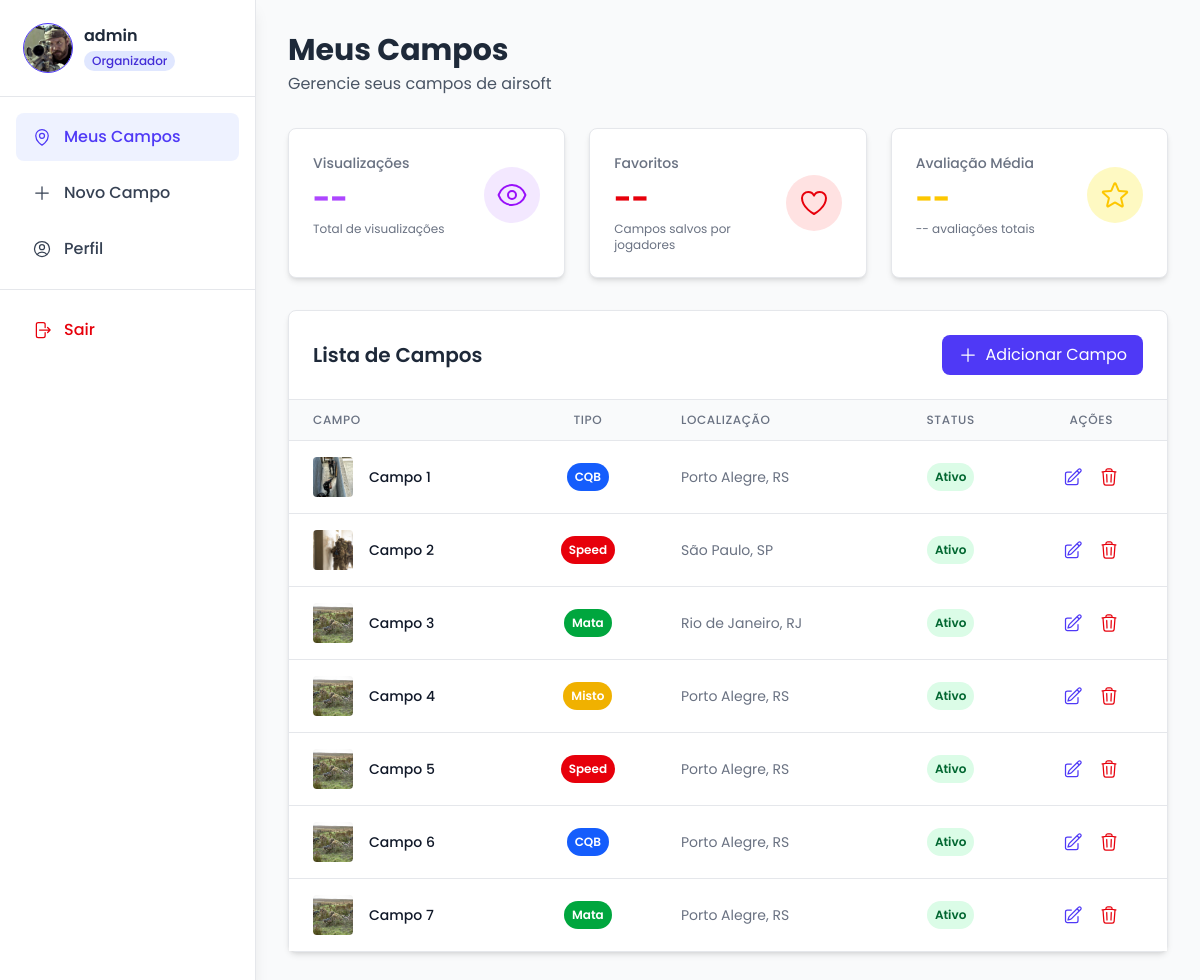
/organizador/painel/meus_campos/ (signed in), run on the app's committed database.
### organizers/models.py (models this page shows, shortened)
class Organizer(AbstractUser):
    username = models.CharField(max_length=150, blank=False, null=False)
    email = models.EmailField(max_length=100, validators=[validate_email], unique=True)
    phone = models.CharField(validators=[
        MinLengthValidator(15),
        MaxLengthValidator(15)],
        verbose_name="Telefone",
        null=True,
        blank=True)
    profile_photo = models.ImageField(
        upload_to='profile_photos/',
        verbose_name="Foto",
        null=True,
        blank=True)
    class Meta:
        verbose_name = "Organizador"
        verbose_name_plural = "Organizadores"
        constraints = [
            models.CheckConstraint(check=~Q(username=''), name='organizer_username_not_empty'),
            models.CheckConstraint(check=~Q(email=''), name='organizer_email_not_empty'),
        ]

### fields/models.py (models this page shows, shortened)
class Field(models.Model):
    FIELD_TYPE_CHOICES = [
        ('CQB', 'CQB'),
        ('MATA', 'Mata'),
        ('MISTO', 'Misto'),
        ('SPEED', 'Speed'),
    ]
    field_name = models.CharField(max_length=200, verbose_name="Nome do campo", blank=False, null=False)
    field_type = models.CharField(max_length=10, choices=FIELD_TYPE_CHOICES, verbose_name="Tipo de Campo", blank=False, null=False)
    address = models.TextField(verbose_name="Endereço", blank=False, null=False)
    state = models.CharField(max_length=100, verbose_name="Estado", blank=False, null=False)
    state_abbreviation = models.CharField(max_length=2, verbose_name="Abreviação do Estado", blank=False, null=False)
    city = models.CharField(max_length=100, verbose_name="Cidade", blank=False, null=False)
    phone = models.CharField(validators=[
        MinLengthValidator(15),
        MaxLengthValidator(15)],
        verbose_name="Telefone", blank=False, null=False)
    description = models.TextField(validators=[MinLengthValidator(60)], verbose_name="Descrição", blank=False, null=False)
    operating_hours = models.TextField(verbose_name="Horário de funcionamento", blank=False, null=False)
    visible = models.BooleanField(default=True, verbose_name="Visível", blank=False, null=False)
    organizer = models.ForeignKey(settings.AUTH_USER_MODEL, on_delete=models.CASCADE, verbose_name="Organizador", blank=False, null=False)
    class Meta:
        verbose_name = "Campo"
        verbose_name_plural = "Campos"
        constraints = [
            models.CheckConstraint(check=~Q(field_name=''), name='field_field_name_not_empty'),
            models.CheckConstraint(check=~Q(address=''), name='field_address_not_empty'),
            models.CheckConstraint(check=~Q(state=''), name='field_state_not_empty'),
            models.CheckConstraint(check=~Q(state_abbreviation=''), name='field_state_abbrev_not_empty'),
            models.CheckConstraint(check=~Q(city=''), name='field_city_not_empty'),
            models.CheckConstraint(check=~Q(phone=''), name='field_phone_not_empty'),
            models.CheckConstraint(check=~Q(description=''), name='field_description_not_empty'),
            models.CheckConstraint(check=~Q(operating_hours=''), name='field_operating_hours_not_empty'),
        ]

class FieldPhoto(models.Model):
    field = models.ForeignKey(Field, on_delete=models.CASCADE, related_name='photos', verbose_name="Campo", blank=False, null=False)
    photo = models.ImageField(upload_to='field_photos/', verbose_name="Foto", blank=False, null=False)
    class Meta:
        verbose_name = "Foto do campo"
        verbose_name_plural = "Fotos dos campos"

### organizers/views/organizer_area.py (the view)
@login_required()
def my_fields(request):
    user_fields = Field.objects.filter(organizer=request.user)
    return render(request, "organizers/organizer_area/my_fields.html", {'user_fields': user_fields})

### organizers/templates/organizers/organizer_area/my_fields.html (shortened to what this page needs)
{% extends "organizers/organizer_area/base.html" %}
{% load static %}
{% block content %}
<main class="lg:ml-64 min-h-screen p-4 md:p-8">
  <header class="mb-8 mt-12 lg:mt-0 flex flex-row justify-between items-center">
    <div>
      <h1 class="text-2xl md:text-3xl font-bold text-gray-800">Meus Campos</h1>
      <p class="text-gray-600 mt-1">Gerencie seus campos de airsoft</p>
    </div>
  </header>
<div class="grid grid-cols-1 md:grid-cols-3 gap-4 md:gap-6 mb-8">
  <div class="bg-white rounded-lg shadow-md p-6 border border-gray-200">
    <div class="flex items-center justify-between">
      <div>
        <p class="text-gray-500 text-sm font-medium">Visualizações</p>
        <h3 class="text-3xl font-bold text-purple-500 mt-2">--</h3>
        <p class="text-xs text-gray-500 mt-1">Total de visualizações</p>
      </div>
      <div class="bg-purple-100 p-3 rounded-full">
      </div>
    </div>
  </div>
  <div class="bg-white rounded-lg shadow-md p-6 border border-gray-200">
    <div class="flex items-center justify-between">
      <div>
        <p class="text-gray-500 text-sm font-medium">Favoritos</p>
        <h3 class="text-3xl font-bold text-red-600 mt-2">--</h3>
        <p class="text-xs text-gray-500 mt-1">Campos salvos por jogadores</p>
      </div>
      <div class="bg-red-100 p-3 rounded-full">
      </div>
    </div>
  </div>
  <div class="bg-white rounded-lg shadow-md p-6 border border-gray-200">
    <div class="flex items-center justify-between">
      <div>
        <p class="text-gray-500 text-sm font-medium">Avaliação Média</p>
        <h3 class="text-3xl font-bold text-yellow-400 mt-2">--</h3>
        <p class="text-xs text-gray-500 mt-1">-- avaliações totais</p>
      </div>
      <div class="bg-yellow-100 p-3 rounded-full">
      </div>
    </div>
  </div>
</div>
  <div class="bg-white rounded-lg shadow-md border border-gray-200">
    <div
      class="p-6 border-b border-gray-200 flex flex-col sm:flex-row sm:items-center sm:justify-between gap-4"
    >
      <h2 class="text-xl font-semibold text-gray-800">Lista de Campos</h2>
      <a href={% url 'new_field' %} class="inline-flex items-center justify-center gap-2 px-4 py-2 bg-indigo-600 text-white rounded-lg hover:bg-indigo-700 transition-colors">
        <svg
          xmlns="http://www.w3.org/2000/svg"
          fill="none"
          viewBox="0 0 24 24"
          stroke-width="1.5"
          stroke="currentColor"
          class="size-5"
        >
          <path
            stroke-linecap="round"
            stroke-linejoin="round"
            d="M12 4.5v15m7.5-7.5h-15"
          />
        </svg>
        Adicionar Campo
      </a>
    </div>
    <div class="overflow-x-auto">
      <table class="w-full">
        <thead class="bg-gray-50 border-b border-gray-200">
          <tr>
            <th
              class="px-6 py-3 text-left text-xs font-medium text-gray-500 uppercase tracking-wider"
            >
              Campo
            </th>
            <th
              class="px-6 py-3 text-center text-xs font-medium text-gray-500 uppercase tracking-wider"
            >
              Tipo
            </th>
            <th
              class="px-6 py-3 text-left text-xs font-medium text-gray-500 uppercase tracking-wider"
            >
              Localização
            </th>
            <th
              class="px-6 py-3 text-center text-xs font-medium text-gray-500 uppercase tracking-wider"
            >
              Status
            </th>
            <th
              class="px-6 py-3 text-center text-xs font-medium text-gray-500 uppercase tracking-wider"
            >
              Ações
            </th>
          </tr>
        </thead>
        <tbody class="bg-white divide-y divide-gray-200">
          {% if user_fields %}
            {% for field in user_fields %}
              <tr class="hover:bg-gray-50 transition-colors">
                <td class="px-6 py-4 whitespace-nowrap">
                  <div class="flex items-center">
                    <img
                      class="h-10 w-10 rounded object-cover"
                      src="{{ field.photos.first.photo.url }}"
                      alt="Campo"
                    />
                    <div class="ml-4">
                      <div class="text-sm font-medium text-gray-900">
                        {{ field.field_name }}
                      </div>
                    </div>
                  </div>
                </td>
                <td class="px-6 py-4 whitespace-nowrap text-center">
                  <span
                    class="px-2 py-1 inline-flex text-xs leading-5 font-semibold rounded-full text-white
                    {% if field.field_type == 'MISTO' %}
                    bg-yellow-500
                    {% elif field.field_type == 'MATA' %}
                    bg-green-600
                    {% elif field.field_type == 'CQB' %}
                    bg-blue-600
                    {% elif field.field_type == 'SPEED' %}
                    bg-red-600
                    {% endif %}"
                  >
                    {{ field.get_field_type_display }}
                  </span>
                </td>
                <td class="px-6 py-4 whitespace-nowrap text-sm text-gray-500">
                  {{  field.city }}, {{ field.state_abbreviation }}
                </td>
                <td class="px-6 py-4 whitespace-nowrap text-center">
                  <span
                    class="px-2 py-1 inline-flex text-xs leading-5 font-semibold rounded-full
                    {% if field.visible == True %}
                     bg-green-100 text-green-800
                    {% else %}
                     bg-red-100 text-red-800
                    {% endif %}
                    "
                  >
                    {% if field.visible == True %}
                      Ativo
                    {% else %}
                      Inativo
                    {% endif %}
                  </span>
                </td>
                <td class="px-6 py-4 whitespace-nowrap text-sm font-medium">
                  <div class="flex items-center justify-center gap-2">
                    <button
                      data-field-id="{{ field.id }}"
                      data-field-status="{{ field.visible }}"
                      data-field-name="{{ field.field_name }}"
                      data-field-type="{{ field.field_type }}"
                      data-field-phone="{{ field.phone }}"
                      data-field-address="{{ field.address }}"
                      data-field-state="{{ field.state }}"
                      data-field-city="{{ field.city }}"
                      data-field-description="{{ field.description }}"
                      data-field-hours="{{ field.operating_hours }}"
                      data-field-photo="{{ field.photos.first.photo.url }}"
                      class="edit-field text-indigo-600 hover:text-indigo-900 p-1 hover:bg-indigo-50 hover:cursor-pointer rounded-full transition-colors"
                    >
                    </button>
                    <button
                    data-field-name="{{ field.field_name }}"
                    data-field-id="{{ field.id }}"
                    class="delete-field text-red-600 hover:text-red-900 p-1 hover:bg-red-50 hover:cursor-pointer rounded-full transition-colors"
                    >
                    </button>
                  </div>
                </td>
              </tr>
            {% endfor %}
          {% else %}
            <tr>
              <td colspan="5" class="px-6 py-4 whitespace-nowrap text-center text-sm text-gray-500">
                Você ainda não adicionou nenhum campo. Clique em "Adicionar Campo" para começar.
              </td>
            </tr>
          {% endif %}
        </tbody>
      </table>
    </div>
  </div>
</main>
{% endblock %}

### organizers/templates/organizers/organizer_area/base.html (shortened to what this page needs)
{% load static %}
<!DOCTYPE html>
<html lang="pt-br">
  <head>
    <link rel="stylesheet" href="{% static 'css/output.css' %}" />
  </head>
  <body class="font-[Poppins] bg-gray-50">
    <aside
      id="sidebar"
      class="overflow-y-auto fixed top-0 left-0 h-full w-64 bg-white border-r border-gray-200 shadow-lg transform -translate-x-full lg:translate-x-0 transition-transform duration-300 ease-in-out z-40"
    >
      <div class="p-6 border-b border-gray-200">
        <div class="flex items-center gap-3">
          <div class="relative">
            <div class="w-12 h-12 outline-1 outline-indigo-600 rounded-full bg-indigo-100 flex items-center justify-center text-indigo-600">
              <img src="
              {% if user.profile_photo %}
                {{ user.profile_photo.url }}
              {% else %}
                {% static 'img/default_photo.svg' %}
              {% endif %}"
              alt="Foto de perfil" class="{% if user.profile_photo %} w-full h-full {% else %} size-8 {% endif %} rounded-full object-cover" />
            </div>
          </div>
          <div class="flex-1 min-w-0">
            <h3 class="font-semibold text-gray-800 truncate">
              {{ user.username }}
            </h3>
            <span
              class="inline-block px-2 py-0.5 text-xs font-medium bg-indigo-100 text-indigo-700 rounded-full"
              >Organizador</span
            >
          </div>
        </div>
      </div>
      <nav class="p-4 flex-1">
        <ul class="space-y-2">
          <li>
            <a
              href="{% url 'my_fields' %}"
              class="{% if request.resolver_match.url_name == 'my_fields' %}text-indigo-600 bg-indigo-50{% endif %} flex items-center gap-3 px-4 py-3 rounded-lg text-gray-700 hover:bg-indigo-50 hover:text-indigo-600 transition-colors group"
            >
              <span class="font-medium">Meus Campos</span>
            </a>
          </li>
          <li>
            <a
              href="{% url 'new_field' %}"
              class="{% if request.resolver_match.url_name == 'new_field' %}text-indigo-600 bg-indigo-50{% endif %} flex items-center gap-3 px-4 py-3 rounded-lg text-gray-700 hover:bg-indigo-50 hover:text-indigo-600 transition-colors group"
            >
              <svg
                xmlns="http://www.w3.org/2000/svg"
                fill="none"
                viewBox="0 0 24 24"
                stroke-width="1.5"
                stroke="currentColor"
                class="size-5 group-hover:text-indigo-600"
              >
                <path
                  stroke-linecap="round"
                  stroke-linejoin="round"
                  d="M12 4.5v15m7.5-7.5h-15"
                />
              </svg>
              <span class="font-medium">Novo Campo</span>
            </a>
          </li>
          <li>
            <a
              href="{% url 'my_profile' %}"
              class=" flex items-center gap-3 px-4 py-3 rounded-lg text-gray-700 hover:bg-indigo-50 hover:text-indigo-600 transition-colors group"
            >
              <span class="font-medium">Perfil</span>
            </a>
          </li>
        </ul>
      </nav>
      <div class="p-4 border-t border-gray-200">
        <a
          href="{% url 'signOut' %}"
          class="flex items-center gap-3 px-4 py-3 rounded-lg text-red-600 hover:bg-red-50 transition-colors group"
        >
          <span class="font-medium">Sair</span>
        </a>
      </div>
    </aside>
    {% block content %}{% endblock %}
  </body>
</html>

### data on the page
Organizer: profile_photo (picture), username "admin"
Field: photos.first.photo (picture), field_name "Campo 1", field_type "CQB", city "Porto Alegre", state_abbreviation "RS", visible "Ativo"
Field: photos.first.photo (picture), field_name "Campo 2", field_type "Speed", city "São Paulo", state_abbreviation "SP", visible "Ativo"
Field: photos.first.photo (picture), field_name "Campo 3", field_type "Mata", city "Rio de Janeiro", state_abbreviation "RJ", visible "Ativo"
Field: photos.first.photo (picture), field_name "Campo 4", field_type "Misto", city "Porto Alegre", state_abbreviation "RS", visible "Ativo"
Field: photos.first.photo (picture), field_name "Campo 5", field_type "Speed", city "Porto Alegre", state_abbreviation "RS", visible "Ativo"
Field: photos.first.photo (picture), field_name "Campo 6", field_type "CQB", city "Porto Alegre", state_abbreviation "RS", visible "Ativo"
Field: photos.first.photo (picture), field_name "Campo 7", field_type "Mata", city "Porto Alegre", state_abbreviation "RS", visible "Ativo"
